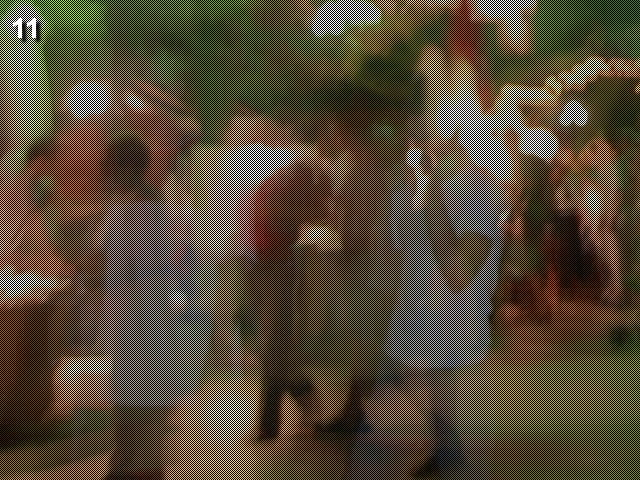
#> input picture python_archive/cave.jpg, 640 x 480 px, found by its file name
$ python pythonChallange11.py
#> lines starting #> are read from the running program, lines starting #| are printed output that depends on the picture
#!/usr/bin/env pytohn
#-*- coding: utf-8 -*-
'''
	python ==> pythonchallange11, 이미지의 코드를 조작해서 두 개의 이미지로 분리해본 코드
'''
from PIL import Image

img = Image.open("cave.jpg")
#> img is the input picture: PIL image 640x480 RGB; mean R, G, B 85.8, 73.7, 57.3
new = Image.new(img.mode, img.size)
#> new: PIL image 640x480 RGB; every value is 0

for x  in range(0, img.size[0], 2):      # img.size[0] = 640
	for y  in range(0, img.size[1], 2): # img.size[1] = 480
		p = img.getpixel((x,y))
		new.putpixel((x, y), p)
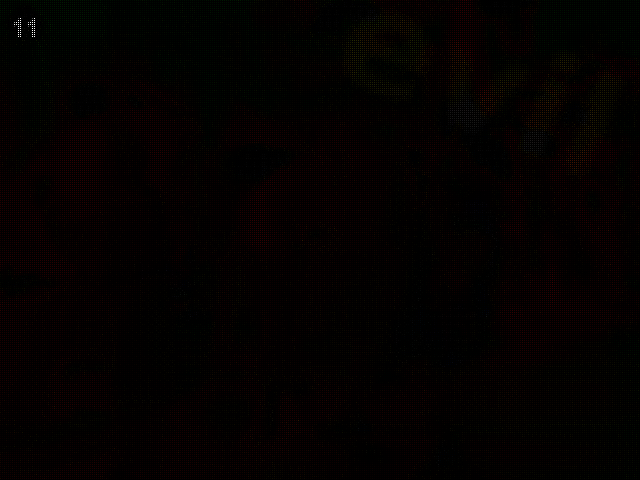
#> new: PIL image 640x480 RGB; mean R, G, B 3.9, 1, 0.1

new.save("cave2.jpg")

for x  in range(0, img.size[0], 3):
	for y  in range(0, img.size[1], 3):
		p = img.getpixel((x,y))
		new.putpixel((x, y), p)
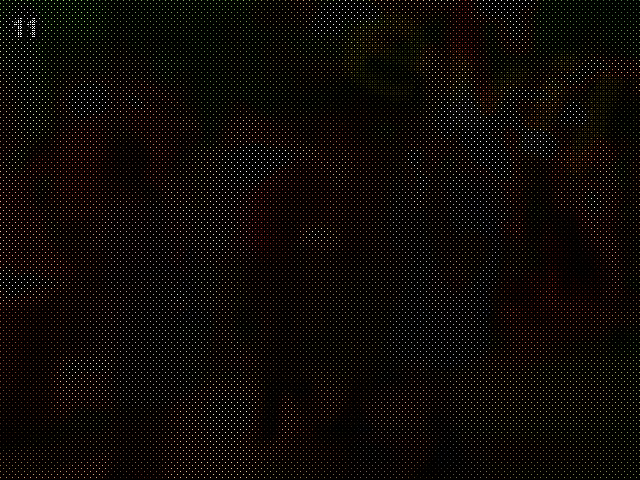
#> new: PIL image 640x480 RGB; mean R, G, B 13, 9.1, 6.5

new.save("cave3.jpg")

$ run again, with python_archive/evil1.jpg copied over python_archive/cave.jpg
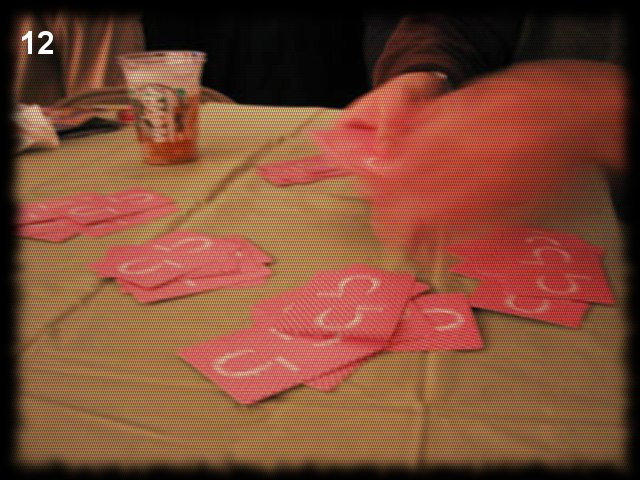
#> input picture python_archive/evil1.jpg, 640 x 480 px, found by its file name
#> img is the input picture: PIL image 640x480 RGB; mean R, G, B 125.2, 74.5, 53.1
#> after the loop `for x  in range(0, img.size[0], 2):`:
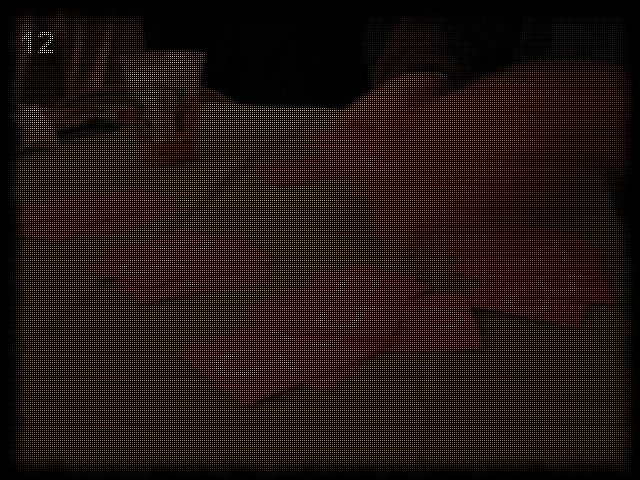
#> new: PIL image 640x480 RGB; mean R, G, B 31.3, 18.6, 13.3
#> after the loop `for x  in range(0, img.size[0], 3):`:
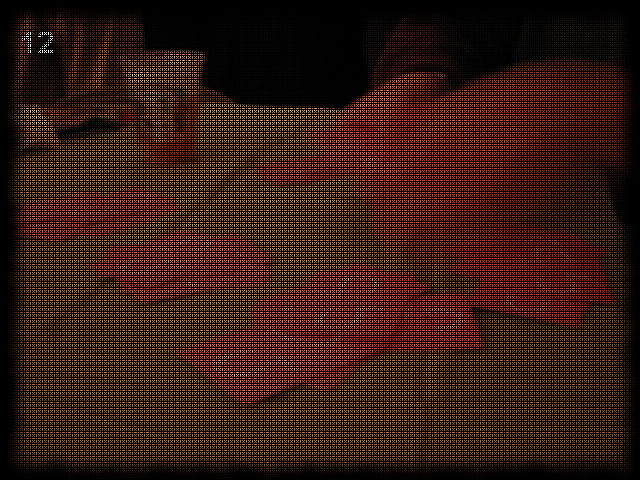
#> new: PIL image 640x480 RGB; mean R, G, B 42.3, 25.7, 18.3
